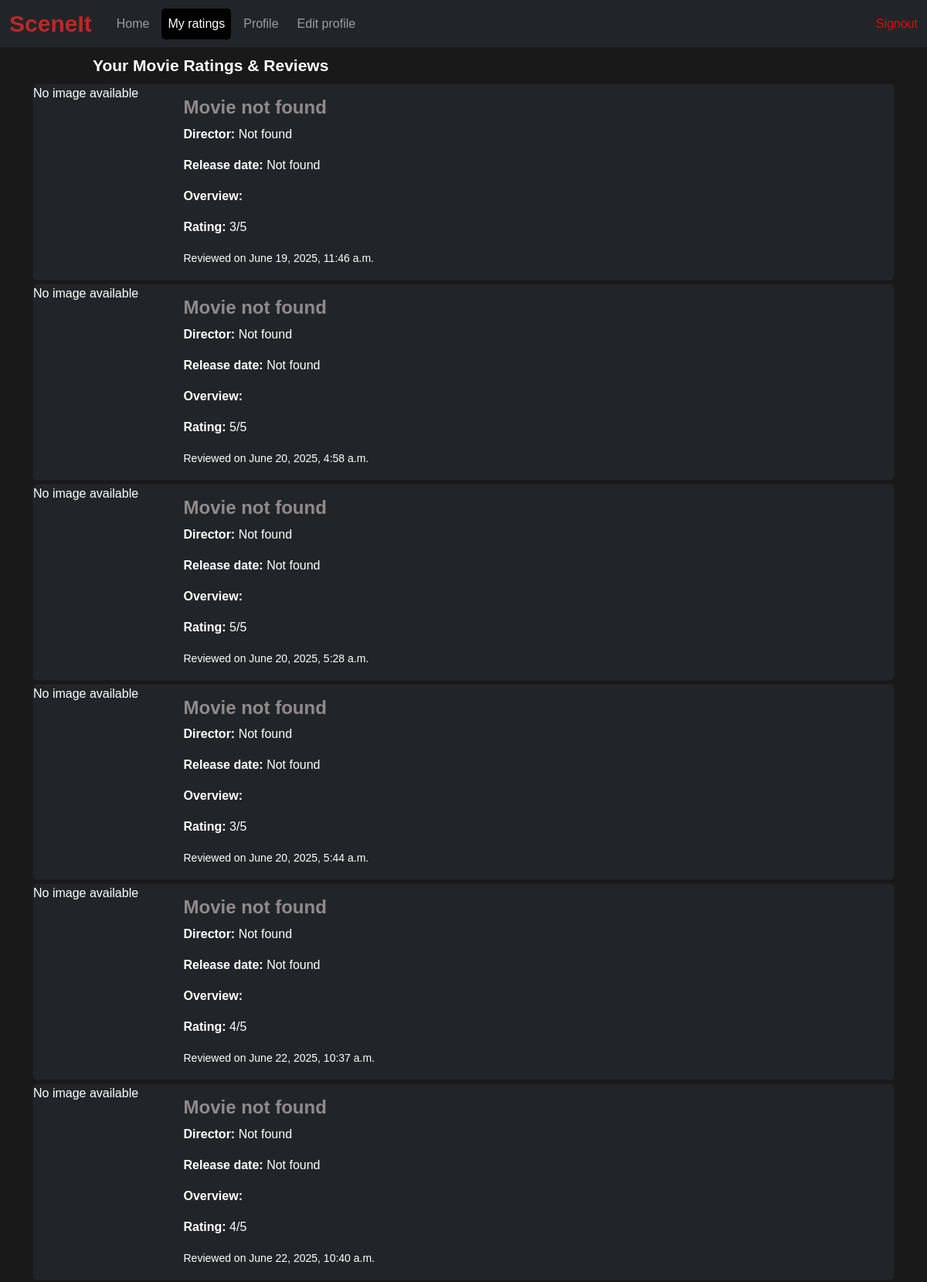
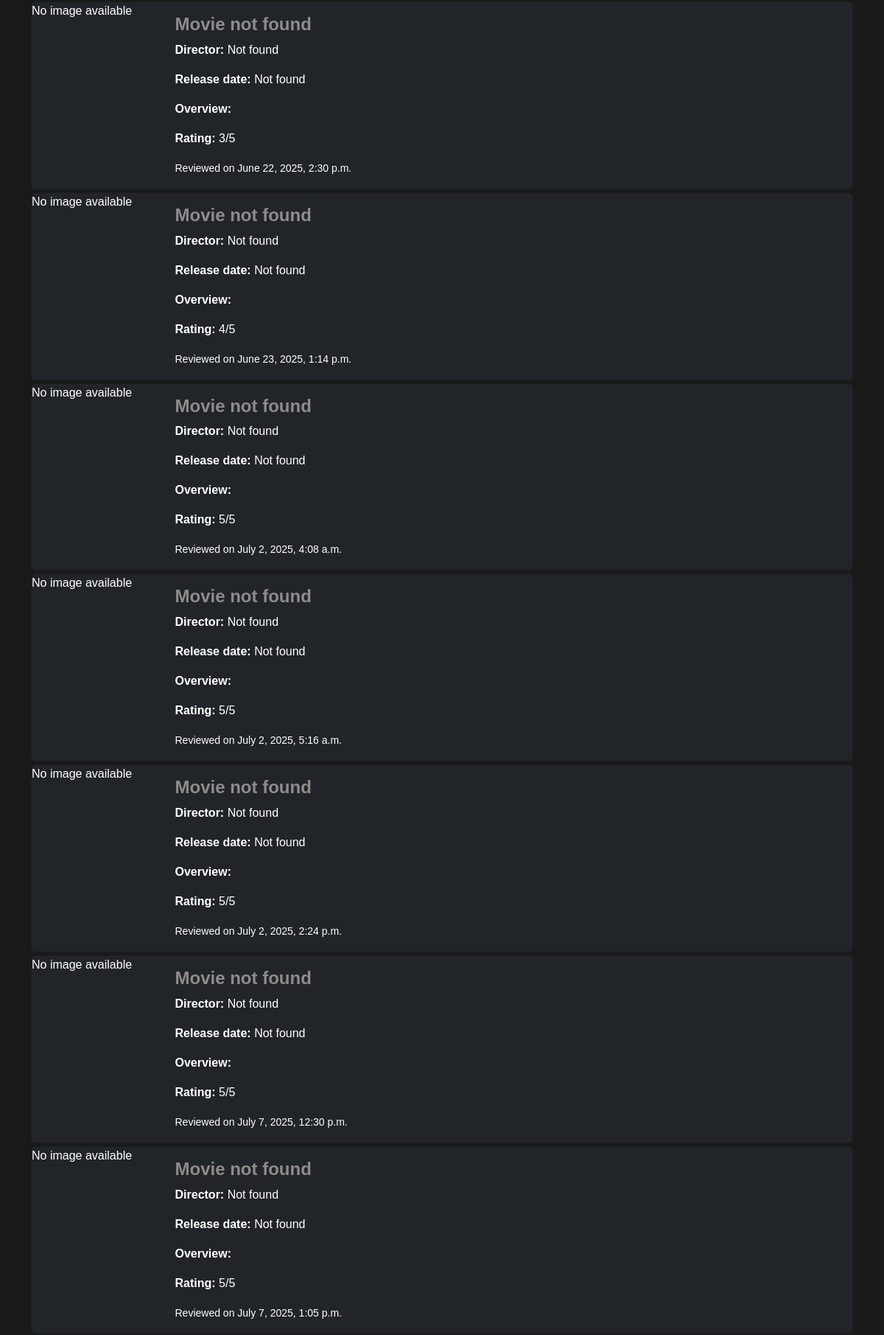
The app's page /movie_rating_list (signed in, upper part) with its own data (2 pictures, top to bottom).
### movies/models.py (models this page shows, shortened)
class Review(models.Model):
    user=models.ForeignKey(UserInfo,on_delete=models.CASCADE)
    movie_id=models.IntegerField()
    rating=models.PositiveIntegerField(default=1)
    comment=models.TextField(blank=True)
    created_at=models.DateTimeField(auto_now_add=True)

### movies/views.py (the view)
# urls.py: path('movie_rating_list',movies_view.movie_rating_list,name='movie_rating_list'),
@login_required
def movie_rating_list(request):
    user = request.user
    reviews = Review.objects.filter(user=user)
    rated_movies = []
    for review in reviews:
        try:
            tmdb_url = f"https://api.themoviedb.org/3/movie/{review.movie_id}?api_key={API_KEY}&language=en-US"
            time.sleep(0.3)
            response = session.get(tmdb_url, timeout=5)
            response.raise_for_status()
            movie_data = response.json()
            director = get_movie_credits(review.movie_id)
            rated_movies.append({
                "movie": {"id": review.movie_id,"title": movie_data.get("title"),"poster_path": movie_data.get("poster_path"),"director": director,"year":movie_data.get("release_date"),"overview": movie_data.get("overview"),},
                "review": {"rating": review.rating,"comment": review.comment,"created_at": review.created_at,}})
        except Exception as e:
            print(f"Error fetching movie {review.movie_id}: {e}")
            rated_movies.append({
                "movie": {"id": review.movie_id,"title": "Movie not found","poster_path": None,"director": "Not found","year":"Not found","overview": "",},
                "review": {"rating": review.rating,"comment": review.comment,"created_at": review.created_at,}})
    return render(request, 'movie_rating_list.html', {'rated_movies': rated_movies})

### movies/templates/movie_rating_list.html (shortened to what this page needs)
{% extends 'user_profile.html' %}
{% block content %}
{% load static %}
<h5 class="rating_heading">Your Movie Ratings & Reviews</h5>
<div class="container">
  {% for item in rated_movies %}
    <div class="card mb-1 bg-dark text-white">
      <div class="row g-0">
        <div class="col-md-3">
          {% if item.movie.poster_path %}
            <img src="https://image.tmdb.org/t/p/w200{{ item.movie.poster_path }}" class="img-fluid rounded-start" alt="{{ item.movie.title }}">
          {% else %}
            <p>No image available</p>
          {% endif %}
        </div>
        <div class="col-md-8">
          <div class="card-body">
            <h4 class="card-title"><strong>{{ item.movie.title }}</strong></h4>
            <p class="director"><strong>Director:</strong> {{ item.movie.director }}</p>
            <p class="year"><strong>Release date:</strong> {{item.movie.year}}</p>
            <p class="overview"><strong>Overview:</strong> {{item.movie.overview}}</p>
            <p class="card-text"><strong>Rating:</strong> {{ item.review.rating }}/5</p>
            <p class="card-text"><small class="text">Reviewed on {{ item.review.created_at|date:"F j, Y, g:i a" }}</small></p>
          </div>
        </div>
      </div>
    </div>
  {% empty %}
    <p class="text-white text-center">You haven't reviewed any movies yet.</p>
  {% endfor %}
</div>
{% endblock %}

### users/templates/user_profile.html (style rules this page uses)
body { background-color: rgba(0, 0, 0, 0.9); color: white; font-family: Arial, sans-serif; }

### movies/templates/movie_rating_list.html (style rules this page uses)
.rating_heading { color: white; text-align: start; margin-top: 11px; margin-bottom: 11px; margin-left: 120px; font-size: 21px; font-weight: bold; font-family: sans-serif; }
.card-body { margin-left: -100px; }
.card-title { color: rgb(144, 139, 139); }

### records on screen
Review: review.created_at "June 19, 2025, 11:46 a.m."
Review: review.created_at "June 20, 2025, 4:58 a.m."
Review: review.created_at "June 20, 2025, 5:28 a.m."
Review: review.created_at "June 20, 2025, 5:44 a.m."
Review: review.created_at "June 22, 2025, 10:37 a.m."
Review: review.created_at "June 22, 2025, 10:40 a.m."
Review: review.created_at "June 22, 2025, 2:30 p.m."
Review: review.created_at "June 23, 2025, 1:14 p.m."
Review: review.created_at "July 2, 2025, 4:08 a.m."
Review: review.created_at "July 2, 2025, 5:16 a.m."
Review: review.created_at "July 2, 2025, 2:24 p.m."
Review: review.created_at "July 7, 2025, 12:30 p.m."
Review: review.created_at "July 7, 2025, 1:05 p.m."

### other values on screen
{{ item.movie.title }} "Movie not found" "Movie not found" "Movie not found" "Movie not found" "Movie not found" "Movie not found" "Movie not found" "Movie not found" "Movie not found" "Movie not found" "Movie not found" "Movie not found" "Movie not found"
{{ item.movie.director }} "Not found" "Not found" "Not found" "Not found" "Not found" "Not found" "Not found" "Not found" "Not found" "Not found" "Not found" "Not found" "Not found"
{{ item.movie.year }} "Not found" "Not found" "Not found" "Not found" "Not found" "Not found" "Not found" "Not found" "Not found" "Not found" "Not found" "Not found" "Not found"
{{ item.review.rating }} "3" "5" "5" "3" "4" "4" "3" "4" "5" "5" "5" "5" "5"
